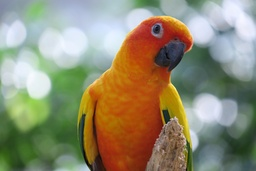
#> input picture data/parrot.jpg, 256 x 171 px, shrunk from 3000 x 2000 before the run
$ python Main.py
#> lines starting #> are read from the running program, lines starting #| are printed output that depends on the picture
### Sort.py
import cv2
import numpy as np

def selection_sort(img):
    result = np.zeros((img.shape[0], img.shape[1] * 2, 3), np.uint8)
    result[:,:img.shape[1]] = img
    for i in range(0, img.shape[0]):
        for j in range(0, img.shape[1]):
            max_brightness = -1
            selected_col = j
            for k in range(j, img.shape[1]):
                color = img[i,k]
                brightness = 0.114*color[2] + 0.587*color[1] + 0.299*color[0]
                if brightness > max_brightness:
                    selected_col = k
                    max_brightness = brightness

            pixel = img[i,selected_col]
            img[i,selected_col] = img[i,j]
            img[i,j]= pixel

            if j % int(img.shape[1]/5) == 0:
                result[:,img.shape[1]:] = img
                cv2.imshow('Process', result)
                cv2.waitKey(1)
    cv2.destroyAllWindows()
    return img, result

### Main.py
import cv2
from Sort import selection_sort

parrot_img = cv2.imread(r'data/parrot.jpg')
#> parrot_img is the input picture: shape (171, 256, 3); mean B, G, R 114, 140.1, 144.6
parrot_img = cv2.resize(parrot_img, (int(parrot_img.shape[1]/4), int(parrot_img.shape[0]/4))) #Resized because the image is too big
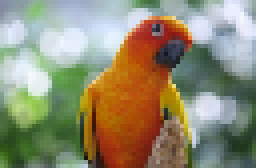
#> parrot_img: shape (42, 64, 3) (shown 4 times larger); mean B, G, R 114, 140, 144.5

sorted_parrot, comparison = selection_sort(parrot_img)
#> in selection_sort, `result[:,:img.shape[1]] = img`:
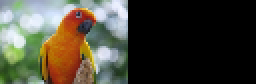
#> result: shape (42, 128, 3) (shown 2 times larger); mean B, G, R 57, 70, 72.3
#> the loop in selection_sort, `for i in range(0, img.shape[0]):` made 42 passes
#> pass 1, in selection_sort, `cv2.imshow('Process', result)`:
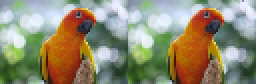
#> window 'Process': shape (42, 128, 3) (shown 2 times larger); mean B, G, R 114, 140, 144.5
#> pass 1, in selection_sort, `cv2.imshow('Process', result)`:
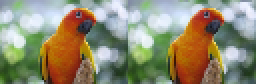
#> window 'Process': shape (42, 128, 3) (shown 2 times larger); mean B, G, R 113.8, 139.9, 144.4
#> after the loop in selection_sort, `for i in range(0, img.shape[0]):`:
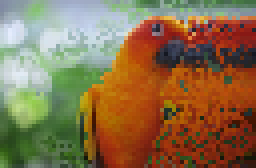
#> img: shape (42, 64, 3) (shown 4 times larger); mean B, G, R 75, 110.7, 137.5
#> after the loop in selection_sort, `for i in range(0, img.shape[0]):`:
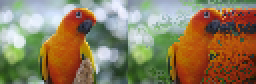
#> result: shape (42, 128, 3) (shown 2 times larger); mean B, G, R 94.5, 125.4, 141

cv2.imshow('Result',comparison)
cv2.waitKey()

cv2.imwrite(r'data/sorted_parrot.jpg',sorted_parrot)
cv2.imwrite(r'data/comparison.jpg',comparison)
